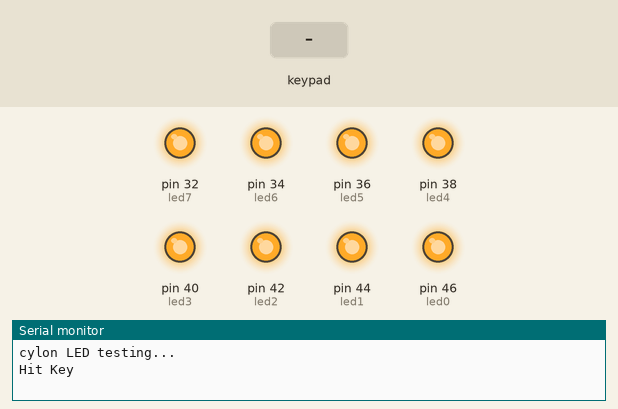
The sketch below on a simulated Arduino Mega 2560, built with avr-gcc and run on an emulated ATmega2560. Parts: output pins drawn as LEDs (lit = HIGH), the last lines printed to the serial monitor. Dashed ring = blinking. The test bench sets the inputs (shaded band).

Above: at 1.9 s.
2.0 s: keypad keys 3 3 3 5 3 7 3 9 pressed 0.4 s apart
At 3.12 s:
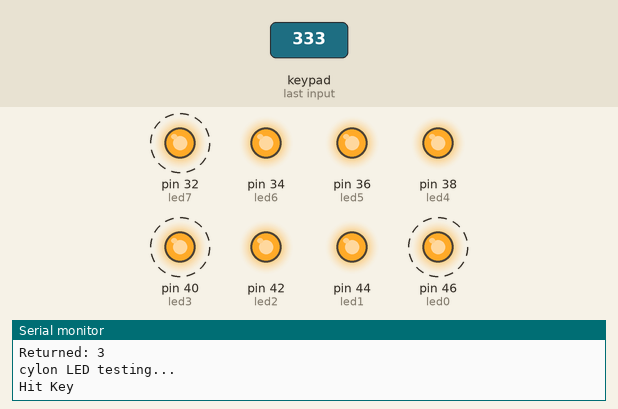
6.7 s: key 'C' pressed
9.7 s: key 'D' pressed
12.7 s: key '8' pressed
At 15.0 s:
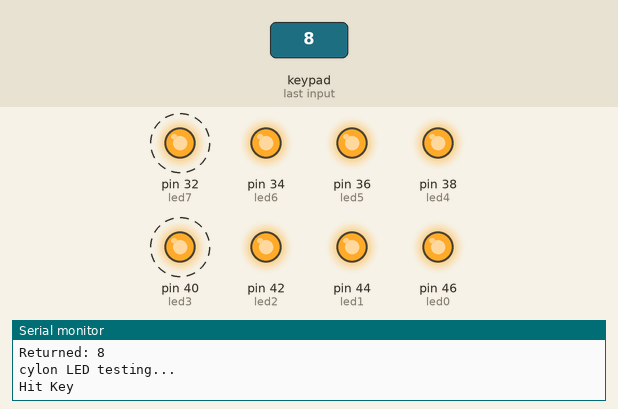
15.7 s: key '9' pressed
At 18.1 s:
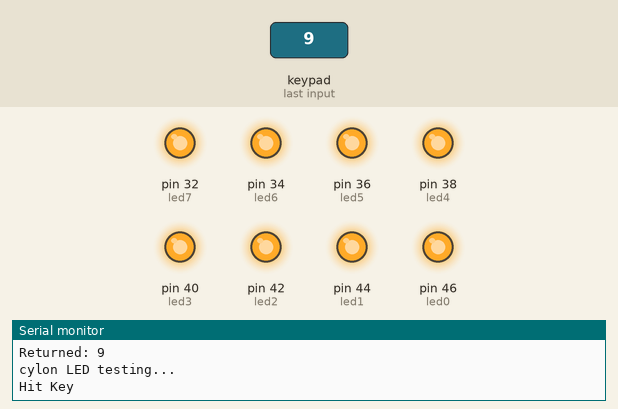
Timing chart, 0 to 19.6 s (numbered marks = the images above; inputs shaded):
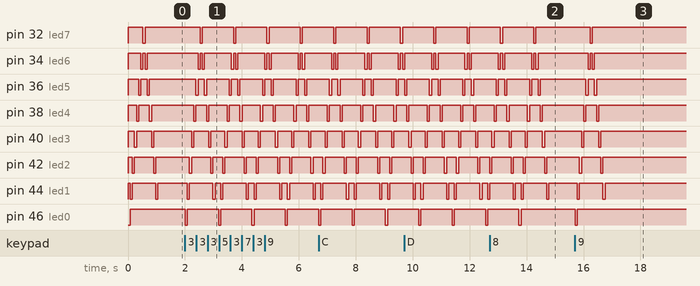

The sketch:

New_Hero_Jr_Mega_test_Code.ino
```cpp
// (licence header left out)
#include <Keypad.h>
int led0 = 46;
int led1 = 44;
int led2 = 42;
int led3 = 40;
int led4 = 38;
int led5 = 36;
int led6 = 34;
int led7 = 32;
int state0 = 1;
int state1 = 1;
int state2 = 1;
int state3 = 1;
int state4 = 1;
int state5 = 1;
int state6 = 1;
int state7 = 1;

const byte ROWS = 4; // Four rows
const byte COLS = 4; // four columns
// Define the Keymap

char keys[ROWS][COLS] = {
  {'C','D','E','F'},
  {'8','9','A','B'},
  {'4','5','6','7'},
  {'0','1','2','3'}
};

// Connect keypad ROW0, ROW1, ROW2 and ROW3 to these Arduino pins.
byte rowPins[ROWS] = { 33, 35, 37, 39 };
// Connect keypad COL0, COL1 and COL2 to these Arduino pins.
byte colPins[COLS] = { 41, 43, 45, 47 };

// Create the Keypad
Keypad kpd = Keypad( makeKeymap(keys), rowPins, colPins, ROWS, COLS );
void setup() {
  Serial.begin(9600);
pinMode(led0, OUTPUT);
   pinMode(led1, OUTPUT);
   pinMode(led2, OUTPUT);
   pinMode(led3, OUTPUT);
   pinMode(led4, OUTPUT);
   pinMode(led5, OUTPUT);
   pinMode(led6, OUTPUT);
   pinMode(led7, OUTPUT);

   digitalWrite(led0, 1);
   digitalWrite(led1, 1);
   digitalWrite(led2, 1);
   digitalWrite(led3, 1);
   digitalWrite(led4, 1);
   digitalWrite(led5, 1);
   digitalWrite(led6, 1);
   digitalWrite(led7, 1);

}

void loop() {
  Serial.println("cylon LED testing...");
   cylon(1); //was 5
    //led(0);
 int customKey = key();
 Serial.print("Returned: "); Serial.println(customKey);
 //delay(10);
}

int key() {
Serial.print("Hit Key");
delay(100);
//int tempState = state0;
for (uint16_t waiting=0; waiting <= 1000; waiting++) {
//while (key <= 0) {
//Serial.println(waiting);

 char key = kpd.getKey();

    if(key)  // Check for a valid key.
  {
    switch (key)
    {
        default:
        Serial.println(" ");
    Serial.print("Key Pressed: ");
    Serial.println(key);
if (key-48>=17) {return (key-55);} else { return(key-48);}
    }
}
//tempState = !tempState;
//digitalWrite(led0, tempState);
//cylon(1);
delay(5);
}
return (-48);
}

void led(int number1) {

switch (number1) {
  case 0:
  state0 = !state0;
    digitalWrite(led0, state0);
    break;
  case 1:
  state1 = !state1;
    digitalWrite(led1, state1);
    break;
  case 2:
  state2 = !state2;
    digitalWrite(led2, state2);
    break;
  case 3:
  state3 = !state3;
    digitalWrite(led3, state3);
    break;
  case 4:
  state4 = !state4;
    digitalWrite(led4, state4);
    break;
  case 5:
  state5 = !state5;
    digitalWrite(led5, state5);
    break;
  case 6:
  state6 = !state6;
    digitalWrite(led6, state6);
    break;
  case 7:
  state7 = !state7;
    digitalWrite(led7, state7);
    break;
  }
}

void cylon(int times) {
   digitalWrite(led0, 1);
   digitalWrite(led1, 1);
   digitalWrite(led2, 1);
   digitalWrite(led3, 1);
   digitalWrite(led4, 1);
   digitalWrite(led5, 1);
   digitalWrite(led6, 1);
   digitalWrite(led7, 1);
   for (int i = 0; i < times; i++){
     digitalWrite(led0, 0);
    delay(75);
    digitalWrite(led0, 1);
    digitalWrite(led1, 0);
    delay(75);
    digitalWrite(led1, 1);
    digitalWrite(led2, 0);
    delay(75);
    digitalWrite(led2, 1);
    digitalWrite(led3, 0);
    delay(75);
    digitalWrite(led3, 1);
    digitalWrite(led4, 0);
    delay(75);
    digitalWrite(led4, 1);
    digitalWrite(led5, 0);
    delay(75);
    digitalWrite(led5, 1);
    digitalWrite(led6, 0);
    delay(75);
    digitalWrite(led6, 1);
    digitalWrite(led7, 0);
    delay(75);
    digitalWrite(led7, 1);
    digitalWrite(led6, 0);
    delay(75);
    digitalWrite(led6, 1);
    digitalWrite(led5, 0);
    delay(75);
    digitalWrite(led5, 1);
    digitalWrite(led4, 0);
    delay(75);
    digitalWrite(led4, 1);
    digitalWrite(led3, 0);
    delay(75);
    digitalWrite(led3, 1);
    digitalWrite(led2, 0);
    delay(75);
    digitalWrite(led2, 1);
    digitalWrite(led1, 0);
    delay(75);
    digitalWrite(led1, 1);

   }
   digitalWrite(led0, state0);
   digitalWrite(led1, state1);
   digitalWrite(led2, state2);
   digitalWrite(led3, state3);
   digitalWrite(led4, state4);
   digitalWrite(led5, state5);
   digitalWrite(led6, state6);
   digitalWrite(led7, state7);

}
```

Measured:
- after the input at 2.0 s, pin 32 (led7): alternates HIGH for 1.1 s and LOW for 0.08 s, starting after 0.53 s; pin 34 (led6): HIGH → LOW after 0.46 s, then repeats every 1.2 s: HIGH 0.08 s, LOW 0.08 s, HIGH 0.95 s, LOW 0.08 s; pin 36 (led5): HIGH → LOW after 0.38 s, then repeats every 1.2 s: HIGH 0.23 s, LOW 0.08 s, HIGH 0.80 s, LOW 0.08 s
- after the input at 12.7 s, pin 46 (led0): HIGH → LOW after 1.0 s, → HIGH 0.08 s later
- after the input at 15.7 s, pin 32 (led7): HIGH → LOW after 0.53 s, → HIGH 0.08 s later; pin 34 (led6): alternates HIGH for 0.08 s and LOW for 0.08 s, 4 changes in all, then stays HIGH, starting after 0.46 s
- by itself, pin 34 (led6): alternates HIGH for 0.08 s and LOW for 0.08 s, 4 changes in all, then stays HIGH
- by itself, pin 36 (led5): alternates HIGH for 0.23 s and LOW for 0.08 s, 4 changes in all, then stays HIGH
- by itself, pin 38 (led4): repeats every 1.2 s: HIGH 0.38 s, LOW 0.08 s, HIGH 0.65 s, LOW 0.08 s
- by itself, pin 40 (led3): alternates HIGH for 0.53 s and LOW for 0.08 s
- by itself, pin 42 (led2): repeats every 1.2 s: HIGH 0.68 s, LOW 0.08 s, HIGH 0.35 s, LOW 0.08 s
